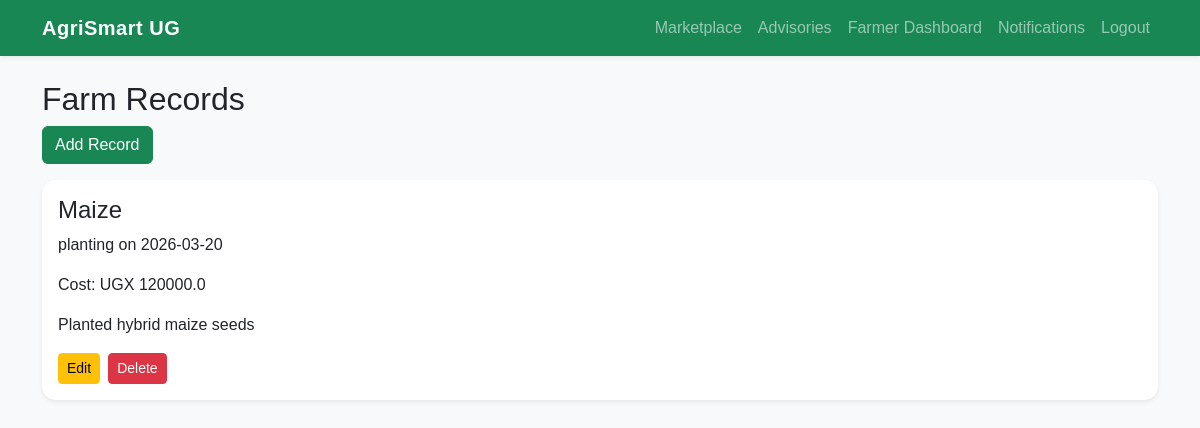
The app's page /farmer/farm-records (signed in) with its own data.
### app/models.py (models this page shows)
class FarmActivity(db.Model):
    id = db.Column(db.Integer, primary_key=True)
    farmer_id = db.Column(db.Integer, db.ForeignKey("user.id"), nullable=False)
    crop_name = db.Column(db.String(100), nullable=False)
    activity_type = db.Column(db.String(100), nullable=False)
    activity_date = db.Column(db.String(50), nullable=False)
    cost = db.Column(db.Float, default=0)
    notes = db.Column(db.Text)

### app/routes/farmer.py (the view)
@farmer_bp.route("/farm-records")
@login_required
@roles_required("farmer")
def farm_records():
    records = FarmActivity.query.filter_by(farmer_id=current_user.id).order_by(FarmActivity.id.desc()).all()
    return render_template("farmer/farm_records.html", records=records)

### app/models.py (called while the page is built)
@login_manager.user_loader
def load_user(user_id):
    return User.query.get(int(user_id))

### app/templates/farmer/farm_records.html (shortened to what this page needs)
{% extends "base.html" %}
{% block content %}
<h2>Farm Records</h2>
<a class="btn btn-success mb-3" href="{{ url_for('farmer.add_farm_record') }}">Add Record</a>
{% for record in records %}
<div class="card shadow-sm mb-3">
    <div class="card-body">
        <h4>{{ record.crop_name }}</h4>
        <p>{{ record.activity_type }} on {{ record.activity_date }}</p>
        <p>Cost: UGX {{ record.cost }}</p>
        <p>{{ record.notes }}</p>
        <div class="d-flex gap-2">
            <a href="{{ url_for('farmer.edit_farm_record', record_id=record.id) }}"
                class="btn btn-warning btn-sm">Edit</a>
            <form method="POST" action="{{ url_for('farmer.delete_farm_record', record_id=record.id) }}">
                <button type="submit" class="btn btn-danger btn-sm">Delete</button>
            </form>
        </div>
    </div>
</div>
{% else %}
<p>No farm records yet.</p>
{% endfor %}
{% endblock %}

### app/static/css/style.css (style rules this page uses)
body { font-family: Arial, sans-serif; }
.card { border: none; border-radius: 14px; }

### records on screen
FarmActivity: crop_name "Maize", activity_type "planting", activity_date "2026-03-20", cost "120000.0", notes "Planted hybrid maize seeds"
